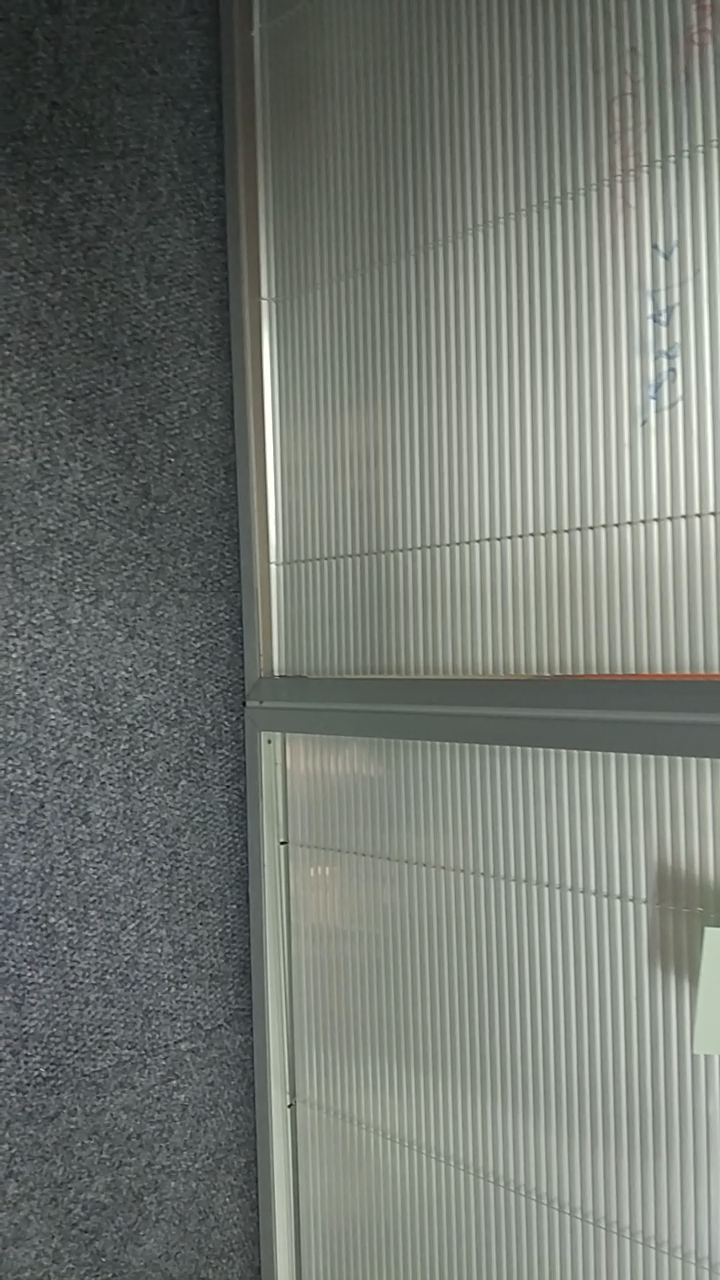
#> input picture testes/rv/rgb/00014.png, 720 x 1280 px; its folder holds 4 pictures in this run
$ python depth.py
#> lines starting #> are read from the running program, lines starting #| are printed output that depends on the picture
import numpy as np
import cv2
from matplotlib import pyplot as plt
import glob
import datetime
import os, shutil

tempo = datetime.datetime.now().timestamp() # pega o tempo atual e coloca ele no formato timestamp

print ("lendo imagens")

fotos = glob.glob("rgb/*.png") # lendo fotos da pasta rgb
print ("Existe " + str(len(fotos)) + " imagens na pasta rgb")
fotos.sort() # ordenando as fotos para coloca-las em ordem crescente no arquivo rgb.txt

directory = "depth"

if os.path.exists(directory):
    shutil.rmtree(directory)

os.makedirs(directory)

a = fotos[0]

for i, f in enumerate(fotos[1:]):
    imgR = cv2.imread(a,0)
#> imgR: shape (1280, 720); min 15, max 254, mean 117.6
    imgL = cv2.imread(f,0)
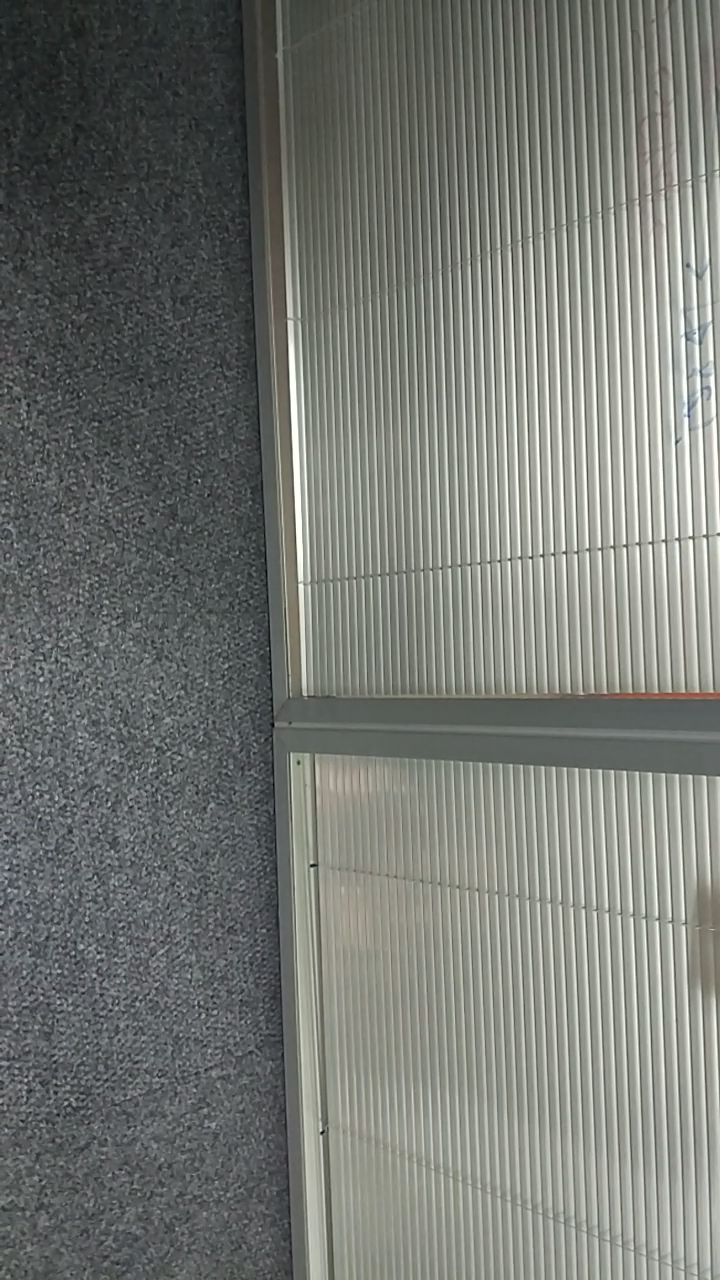
#> input picture testes/rv/rgb/00030.png, 720 x 1280 px
#> imgL: shape (1280, 720); min 0, max 255, mean 117.8


    stereo = cv2.StereoBM_create(numDisparities=16, blockSize=15)
    disparity = stereo.compute(imgL,imgR)
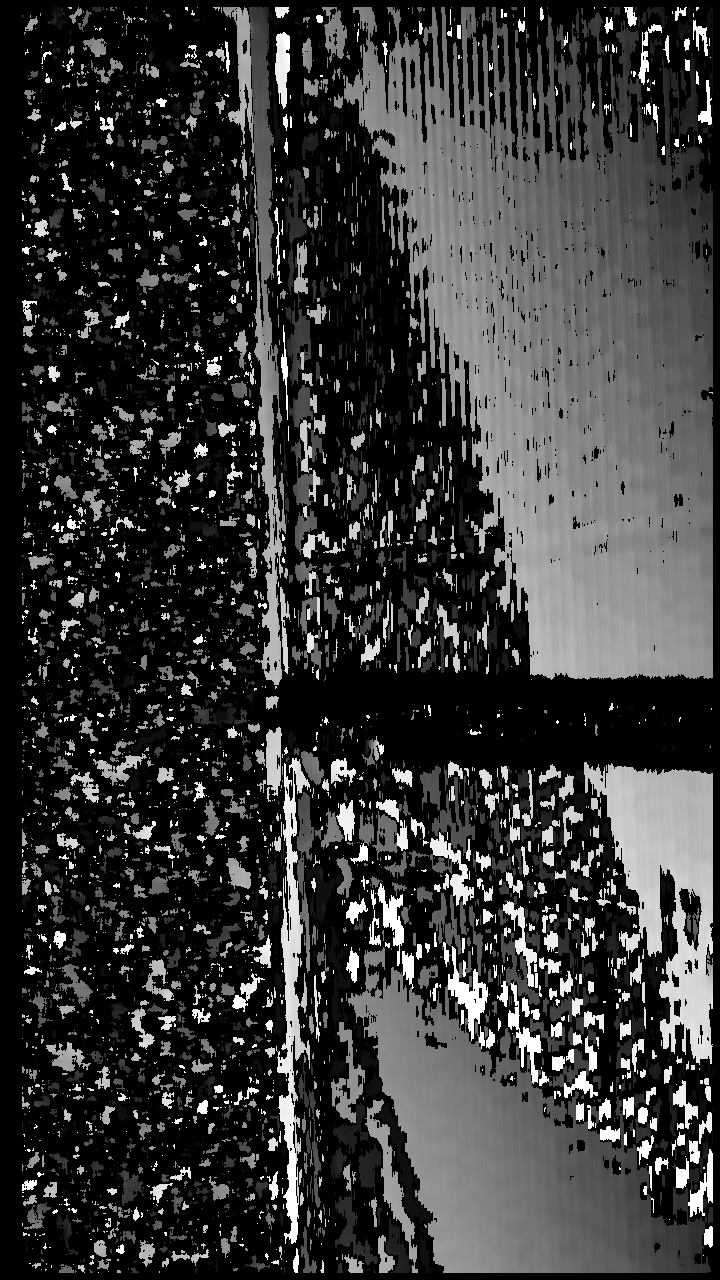
#> disparity: shape (1280, 720) int16; min -16, max 240, mean 39.9; drawn with min black and max white
    # [7 lines of commented-out code are left out]

    plt.axis("off")
    plt.imshow(disparity,'gray')
    # plt.show()

    plt.savefig(directory + "/" + "{0:06}".format(i + 1) + ".png",bbox_inches='tight', pad_inches=0, transparent = True)
#> pass 2 of the loop `for i, f in enumerate(fotos[1:]):`:
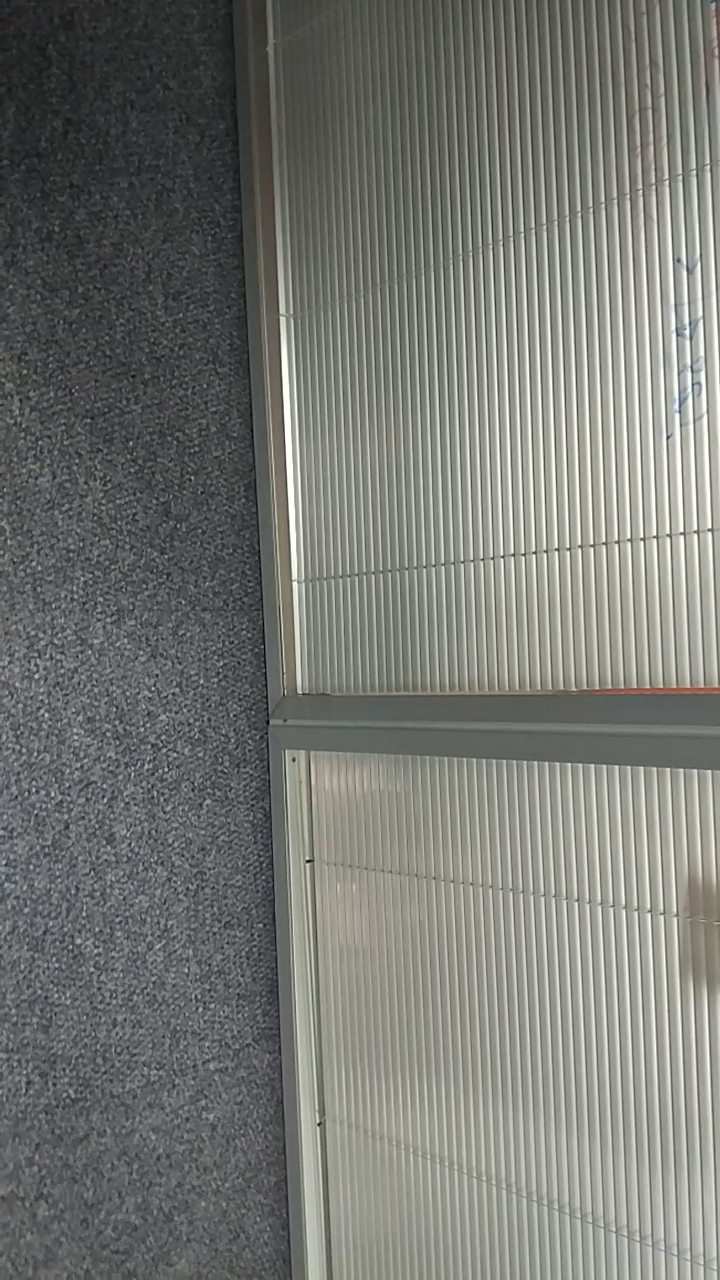
#> input picture testes/rv/rgb/00039.png, 720 x 1280 px
#> `disparity = stereo.compute(imgL,imgR)`:
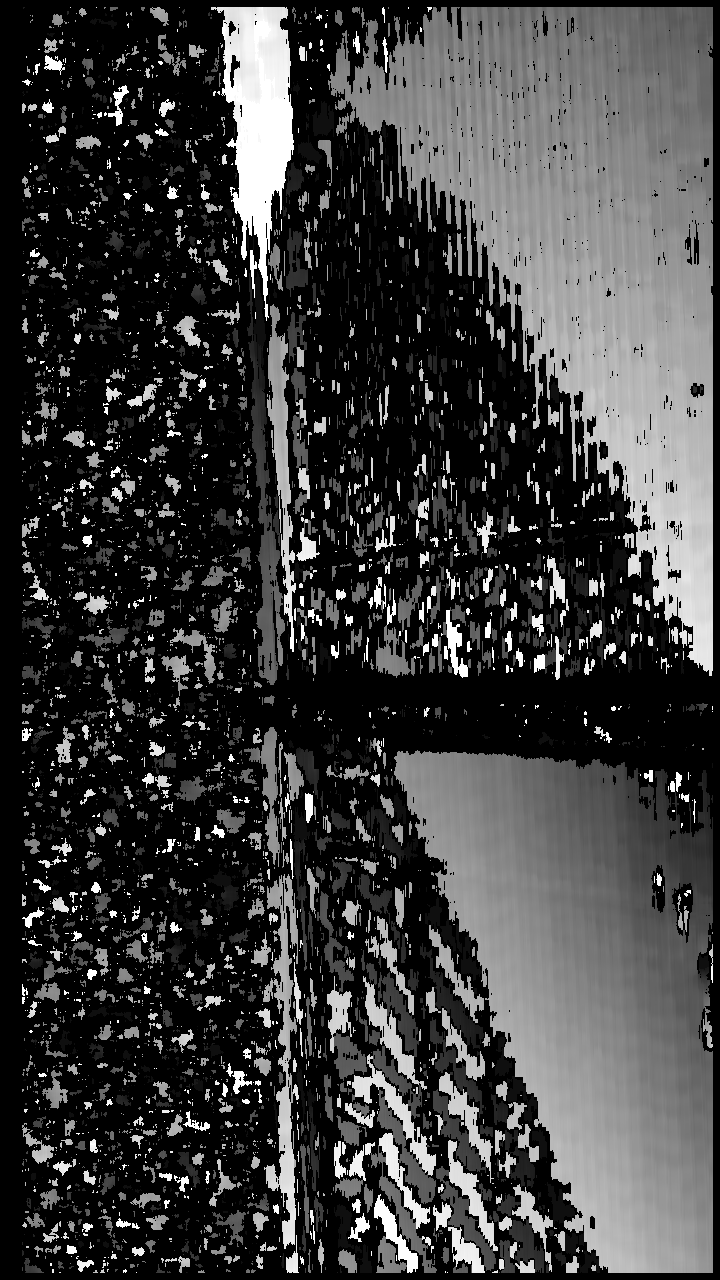
#> disparity: shape (1280, 720) int16; min -16, max 240, mean 45.8; drawn with min black and max white
#> `plt.savefig(directory + "/" + "{0:06}".format(i + 1) + ".png",bbox_inc..`:
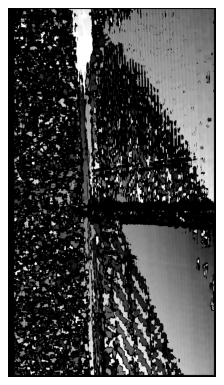
#> figure drawn by matplotlib, 1 panel
#> pass 3 of the loop `for i, f in enumerate(fotos[1:]):`:
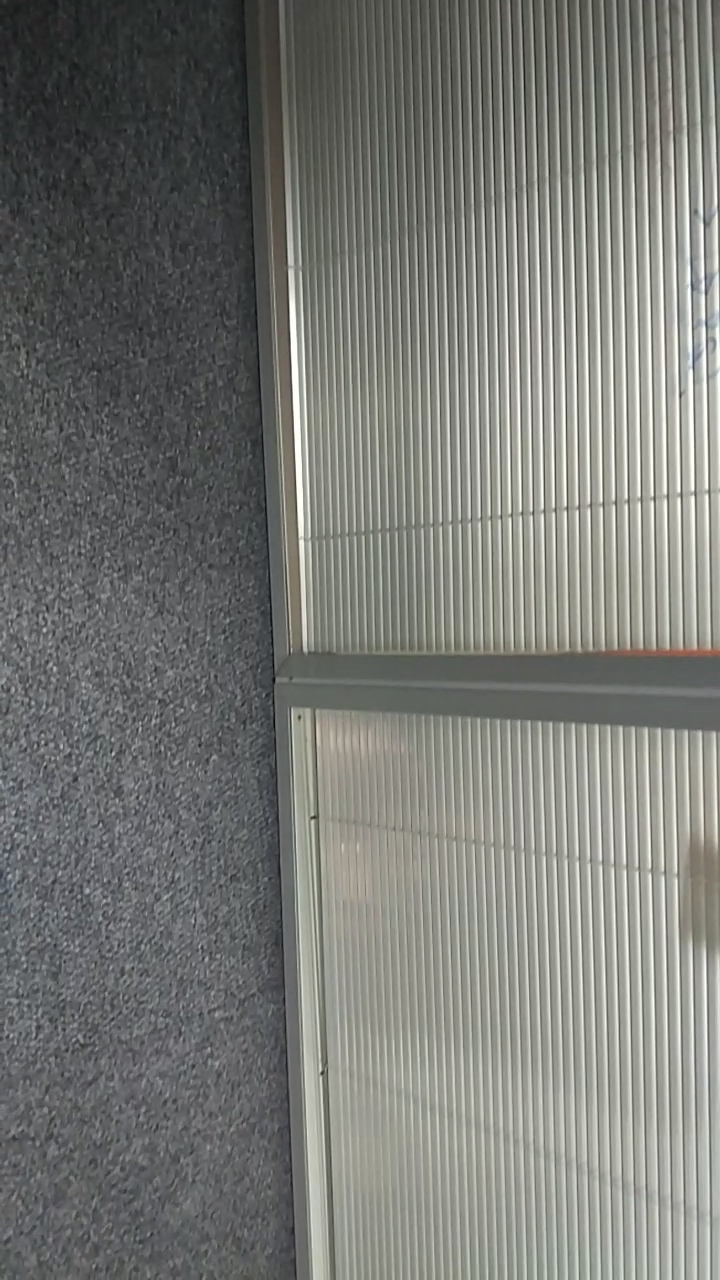
#> input picture testes/rv/rgb/00047.png, 720 x 1280 px
#> `disparity = stereo.compute(imgL,imgR)`:
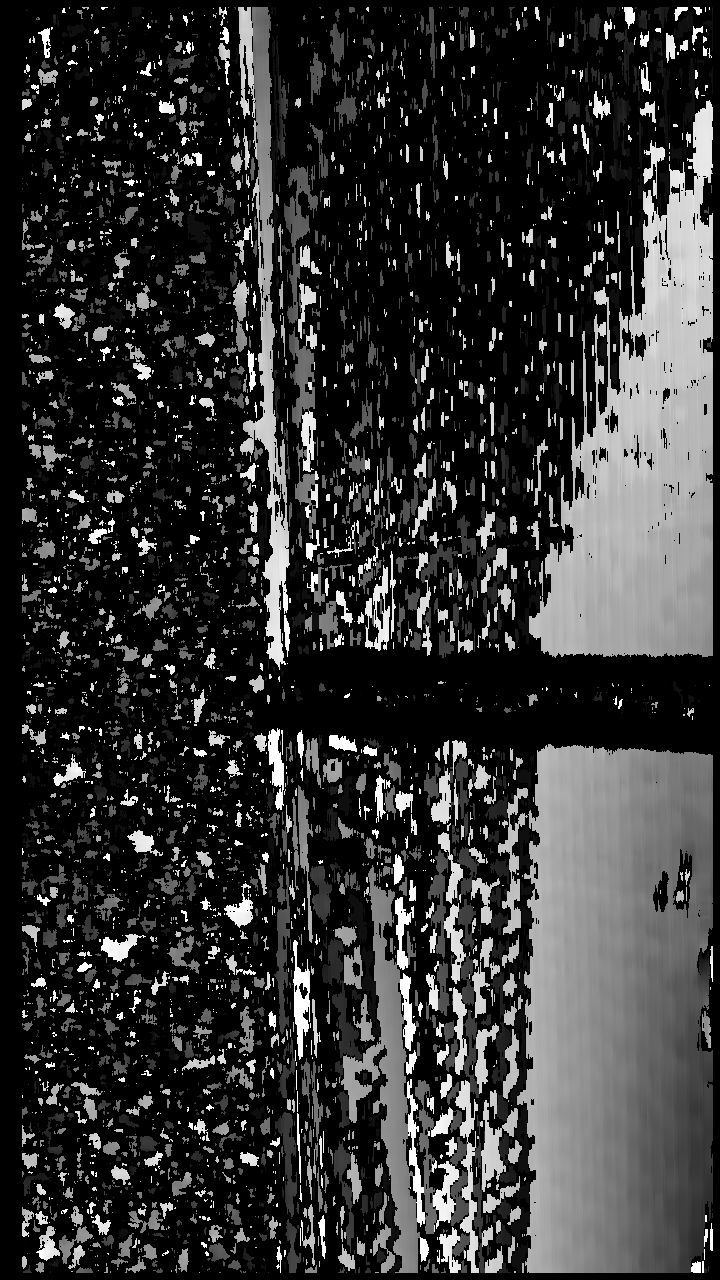
#> disparity: shape (1280, 720) int16; min -16, max 240, mean 36; drawn with min black and max white
#> `plt.savefig(directory + "/" + "{0:06}".format(i + 1) + ".png",bbox_inc..`:
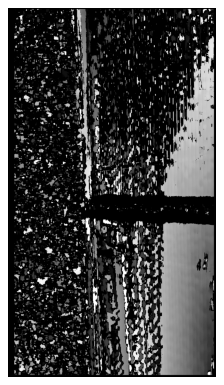
#> figure drawn by matplotlib, 1 panel

timestamp = 0.033333 # tempo entre cada frame
f = open("depth.txt", "w") # abrindo o arquivo rgb.txt ou criando-o caso ele nao exista

f.write("# color images\n")
f.write("# timestamp filename\n")

depths = glob.glob("depth/*.png") # lendo fotos da pasta depth
depths.sort()

for i, foto in enumerate(depths): # colocando o timestamp e o endereco das imagens no arquivo rgb.txt
    f.write("{0:.6f}".format(tempo + i*timestamp) + " " + foto + "\n")

f.close() # fechando o arquivo

print ("operação finalizada")
